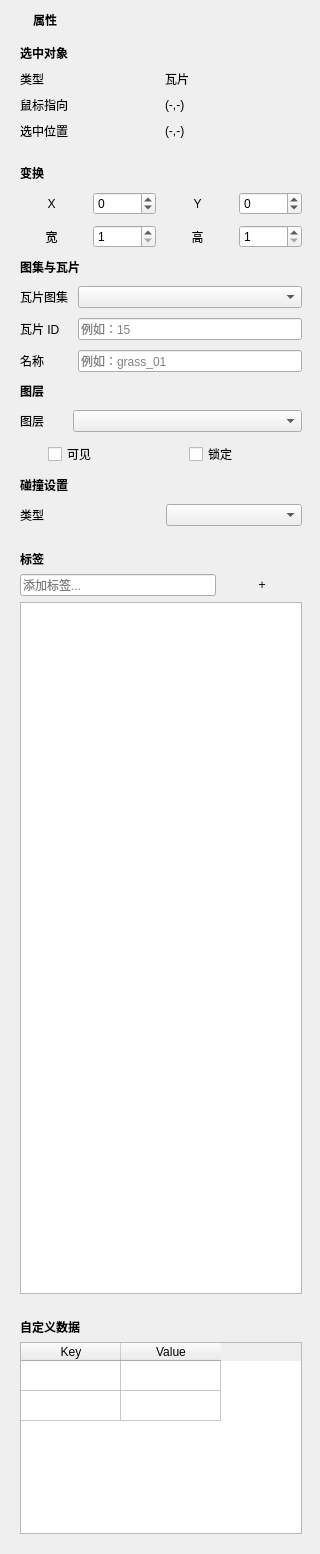
<?xml version="1.0" encoding="UTF-8"?>
<ui version="4.0">
 <class>InspectorPanel</class>
 <widget class="QWidget" name="InspectorPanel">
  <property name="geometry">
   <rect>
    <x>0</x>
    <y>0</y>
    <width>320</width>
    <height>1554</height>
   </rect>
  </property>
  <property name="minimumSize">
   <size>
    <width>320</width>
    <height>0</height>
   </size>
  </property>
  <property name="maximumSize">
   <size>
    <width>320</width>
    <height>16777215</height>
   </size>
  </property>
  <property name="windowTitle">
   <string>属性面板</string>
  </property>
  <layout class="QVBoxLayout" name="verticalLayout_5">
   <property name="rightMargin">
    <number>9</number>
   </property>
   <item>
    <layout class="QHBoxLayout" name="layoutHeader">
     <item>
      <widget class="QLabel" name="labelInspectorIcon">
       <property name="minimumSize">
        <size>
         <width>16</width>
         <height>16</height>
        </size>
       </property>
       <property name="maximumSize">
        <size>
         <width>16</width>
         <height>16</height>
        </size>
       </property>
       <property name="text">
        <string/>
       </property>
      </widget>
     </item>
     <item>
      <widget class="QLabel" name="labelHeader">
       <property name="font">
        <font>
         <bold>true</bold>
        </font>
       </property>
       <property name="text">
        <string>属性</string>
       </property>
      </widget>
     </item>
     <item>
      <spacer name="headerSpacer">
       <property name="orientation">
        <enum>Qt::Orientation::Horizontal</enum>
       </property>
       <property name="sizeHint" stdset="0">
        <size>
         <width>20</width>
         <height>10</height>
        </size>
       </property>
      </spacer>
     </item>
    </layout>
   </item>
   <item>
    <widget class="QWidget" name="selectionWidget" native="true">
     <layout class="QVBoxLayout" name="verticalLayout">
      <property name="spacing">
       <number>8</number>
      </property>
      <property name="leftMargin">
       <number>9</number>
      </property>
      <property name="topMargin">
       <number>9</number>
      </property>
      <property name="rightMargin">
       <number>9</number>
      </property>
      <property name="bottomMargin">
       <number>9</number>
      </property>
      <item>
       <widget class="QLabel" name="labelTitleSection">
        <property name="font">
         <font>
          <bold>true</bold>
         </font>
        </property>
        <property name="text">
         <string>选中对象</string>
        </property>
       </widget>
      </item>
      <item>
       <layout class="QGridLayout" name="layoutSelection" columnstretch="0,0">
        <item row="0" column="0">
         <widget class="QLabel" name="labelSelectionTypeCaption">
          <property name="text">
           <string>类型</string>
          </property>
         </widget>
        </item>
        <item row="0" column="1">
         <widget class="QLabel" name="labelSelectionType">
          <property name="text">
           <string>瓦片</string>
          </property>
         </widget>
        </item>
        <item row="1" column="0">
         <widget class="QLabel" name="labelHoverCaption">
          <property name="text">
           <string>鼠标指向</string>
          </property>
         </widget>
        </item>
        <item row="1" column="1">
         <widget class="QLabel" name="labelHoverPos">
          <property name="text">
           <string>(-,-)</string>
          </property>
         </widget>
        </item>
        <item row="2" column="0">
         <widget class="QLabel" name="labelSelectedCaption">
          <property name="text">
           <string>选中位置</string>
          </property>
         </widget>
        </item>
        <item row="2" column="1">
         <widget class="QLabel" name="labelSelectedPos">
          <property name="text">
           <string>(-,-)</string>
          </property>
         </widget>
        </item>
       </layout>
      </item>
     </layout>
    </widget>
   </item>
   <item>
    <widget class="QWidget" name="transformWidget" native="true">
     <layout class="QVBoxLayout" name="verticalLayout_8">
      <property name="spacing">
       <number>10</number>
      </property>
      <item>
       <layout class="QVBoxLayout" name="verticalLayout_7">
        <item>
         <widget class="QLabel" name="labelTransform">
          <property name="font">
           <font>
            <bold>true</bold>
           </font>
          </property>
          <property name="text">
           <string>变换</string>
          </property>
         </widget>
        </item>
        <item>
         <layout class="QGridLayout" name="layoutTransform" columnstretch="0,0,0,0">
          <item row="0" column="0">
           <widget class="QLabel" name="labelPosXCaption">
            <property name="text">
             <string>X</string>
            </property>
            <property name="alignment">
             <set>Qt::AlignmentFlag::AlignCenter</set>
            </property>
           </widget>
          </item>
          <item row="0" column="1">
           <widget class="QSpinBox" name="spinPosX">
            <property name="minimum">
             <number>-9999</number>
            </property>
            <property name="maximum">
             <number>9999</number>
            </property>
           </widget>
          </item>
          <item row="0" column="2">
           <widget class="QLabel" name="labelPosYCaption">
            <property name="text">
             <string>Y</string>
            </property>
            <property name="alignment">
             <set>Qt::AlignmentFlag::AlignCenter</set>
            </property>
           </widget>
          </item>
          <item row="0" column="3">
           <widget class="QSpinBox" name="spinPosY">
            <property name="minimum">
             <number>-9999</number>
            </property>
            <property name="maximum">
             <number>9999</number>
            </property>
           </widget>
          </item>
          <item row="1" column="0">
           <widget class="QLabel" name="labelSizeCaption">
            <property name="text">
             <string>宽</string>
            </property>
            <property name="alignment">
             <set>Qt::AlignmentFlag::AlignCenter</set>
            </property>
           </widget>
          </item>
          <item row="1" column="1">
           <widget class="QSpinBox" name="spinWidth">
            <property name="minimum">
             <number>1</number>
            </property>
            <property name="maximum">
             <number>9999</number>
            </property>
           </widget>
          </item>
          <item row="1" column="2">
           <widget class="QLabel" name="labelSizeHCaption">
            <property name="text">
             <string>高</string>
            </property>
            <property name="alignment">
             <set>Qt::AlignmentFlag::AlignCenter</set>
            </property>
           </widget>
          </item>
          <item row="1" column="3">
           <widget class="QSpinBox" name="spinHeight">
            <property name="minimum">
             <number>1</number>
            </property>
            <property name="maximum">
             <number>9999</number>
            </property>
           </widget>
          </item>
         </layout>
        </item>
       </layout>
      </item>
      <item>
       <layout class="QVBoxLayout" name="verticalLayout_6">
        <item>
         <widget class="QLabel" name="labelTilesetSection">
          <property name="font">
           <font>
            <bold>true</bold>
           </font>
          </property>
          <property name="text">
           <string>图集与瓦片</string>
          </property>
         </widget>
        </item>
        <item>
         <layout class="QGridLayout" name="layoutTileset">
          <item row="0" column="0">
           <widget class="QLabel" name="labelTilesetCaption">
            <property name="text">
             <string>瓦片图集</string>
            </property>
           </widget>
          </item>
          <item row="0" column="1">
           <widget class="QComboBox" name="comboTileset"/>
          </item>
          <item row="1" column="0">
           <widget class="QLabel" name="labelTileIdCaption">
            <property name="text">
             <string>瓦片 ID</string>
            </property>
           </widget>
          </item>
          <item row="1" column="1">
           <widget class="QLineEdit" name="editTileId">
            <property name="placeholderText">
             <string>例如：15</string>
            </property>
           </widget>
          </item>
          <item row="2" column="0">
           <widget class="QLabel" name="labelTileNameCaption">
            <property name="text">
             <string>名称</string>
            </property>
           </widget>
          </item>
          <item row="2" column="1">
           <widget class="QLineEdit" name="editTitle">
            <property name="placeholderText">
             <string>例如：grass_01</string>
            </property>
           </widget>
          </item>
         </layout>
        </item>
       </layout>
      </item>
      <item>
       <layout class="QVBoxLayout" name="verticalLayout_2">
        <item>
         <widget class="QLabel" name="labelLayerSection">
          <property name="font">
           <font>
            <bold>true</bold>
           </font>
          </property>
          <property name="text">
           <string>图层</string>
          </property>
         </widget>
        </item>
        <item>
         <layout class="QGridLayout" name="gridLayout">
          <item row="0" column="0">
           <widget class="QLabel" name="labelLayerCaption">
            <property name="text">
             <string>图层</string>
            </property>
           </widget>
          </item>
          <item row="0" column="1" colspan="2">
           <widget class="QComboBox" name="comboLayer"/>
          </item>
          <item row="1" column="0" colspan="2">
           <layout class="QHBoxLayout" name="horizontalLayout">
            <item>
             <spacer name="horizontalSpacer">
              <property name="orientation">
               <enum>Qt::Orientation::Horizontal</enum>
              </property>
              <property name="sizeHint" stdset="0">
               <size>
                <width>28</width>
                <height>20</height>
               </size>
              </property>
             </spacer>
            </item>
            <item>
             <widget class="QCheckBox" name="checkLayerVisible">
              <property name="text">
               <string>可见</string>
              </property>
             </widget>
            </item>
            <item>
             <spacer name="horizontalSpacer_2">
              <property name="orientation">
               <enum>Qt::Orientation::Horizontal</enum>
              </property>
              <property name="sizeHint" stdset="0">
               <size>
                <width>18</width>
                <height>20</height>
               </size>
              </property>
             </spacer>
            </item>
           </layout>
          </item>
          <item row="1" column="2">
           <layout class="QHBoxLayout" name="horizontalLayout_2">
            <item>
             <spacer name="horizontalSpacer_3">
              <property name="orientation">
               <enum>Qt::Orientation::Horizontal</enum>
              </property>
              <property name="sizeHint" stdset="0">
               <size>
                <width>18</width>
                <height>20</height>
               </size>
              </property>
             </spacer>
            </item>
            <item>
             <widget class="QCheckBox" name="checkLayerLocked">
              <property name="text">
               <string>锁定</string>
              </property>
             </widget>
            </item>
            <item>
             <spacer name="horizontalSpacer_4">
              <property name="orientation">
               <enum>Qt::Orientation::Horizontal</enum>
              </property>
              <property name="sizeHint" stdset="0">
               <size>
                <width>18</width>
                <height>20</height>
               </size>
              </property>
             </spacer>
            </item>
           </layout>
          </item>
         </layout>
        </item>
       </layout>
      </item>
      <item>
       <widget class="QLabel" name="labelCollisionSection">
        <property name="font">
         <font>
          <bold>true</bold>
         </font>
        </property>
        <property name="text">
         <string>碰撞设置</string>
        </property>
       </widget>
      </item>
      <item>
       <layout class="QGridLayout" name="layoutCollision">
        <item row="0" column="0">
         <widget class="QLabel" name="labelCollisionCaption">
          <property name="text">
           <string>类型</string>
          </property>
         </widget>
        </item>
        <item row="0" column="1">
         <widget class="QComboBox" name="comboCollision"/>
        </item>
       </layout>
      </item>
     </layout>
    </widget>
   </item>
   <item>
    <widget class="QWidget" name="tagsWidget" native="true">
     <layout class="QVBoxLayout" name="verticalLayout_3">
      <item>
       <widget class="QLabel" name="labelTagsSection">
        <property name="font">
         <font>
          <bold>true</bold>
         </font>
        </property>
        <property name="text">
         <string>标签</string>
        </property>
       </widget>
      </item>
      <item>
       <layout class="QHBoxLayout" name="layoutTagsHeader">
        <item>
         <widget class="QLineEdit" name="editNewTag">
          <property name="placeholderText">
           <string>添加标签...</string>
          </property>
         </widget>
        </item>
        <item>
         <widget class="QPushButton" name="buttonAddTag">
          <property name="text">
           <string>+</string>
          </property>
          <property name="flat">
           <bool>true</bool>
          </property>
         </widget>
        </item>
       </layout>
      </item>
      <item>
       <widget class="QListWidget" name="listTags"/>
      </item>
     </layout>
    </widget>
   </item>
   <item>
    <widget class="QWidget" name="customDataWidget" native="true">
     <layout class="QVBoxLayout" name="verticalLayout_4">
      <item>
       <widget class="QLabel" name="labelCustomDataSection">
        <property name="font">
         <font>
          <bold>true</bold>
         </font>
        </property>
        <property name="text">
         <string>自定义数据</string>
        </property>
       </widget>
      </item>
      <item>
       <widget class="QTableWidget" name="tableCustomData">
        <property name="sizePolicy">
         <sizepolicy hsizetype="Expanding" vsizetype="Minimum">
          <horstretch>0</horstretch>
          <verstretch>0</verstretch>
         </sizepolicy>
        </property>
        <property name="minimumSize">
         <size>
          <width>0</width>
          <height>80</height>
         </size>
        </property>
        <property name="maximumSize">
         <size>
          <width>16777215</width>
          <height>200</height>
         </size>
        </property>
        <property name="rowCount">
         <number>2</number>
        </property>
        <attribute name="horizontalHeaderVisible">
         <bool>true</bool>
        </attribute>
        <attribute name="horizontalHeaderCascadingSectionResizes">
         <bool>false</bool>
        </attribute>
        <attribute name="horizontalHeaderDefaultSectionSize">
         <number>100</number>
        </attribute>
        <attribute name="horizontalHeaderHighlightSections">
         <bool>false</bool>
        </attribute>
        <attribute name="horizontalHeaderShowSortIndicator" stdset="0">
         <bool>false</bool>
        </attribute>
        <attribute name="verticalHeaderVisible">
         <bool>false</bool>
        </attribute>
        <attribute name="verticalHeaderHighlightSections">
         <bool>false</bool>
        </attribute>
        <row/>
        <row/>
        <column>
         <property name="text">
          <string>Key</string>
         </property>
        </column>
        <column>
         <property name="text">
          <string>Value</string>
         </property>
        </column>
       </widget>
      </item>
     </layout>
    </widget>
   </item>
  </layout>
 </widget>
 <resources/>
 <connections/>
</ui>
